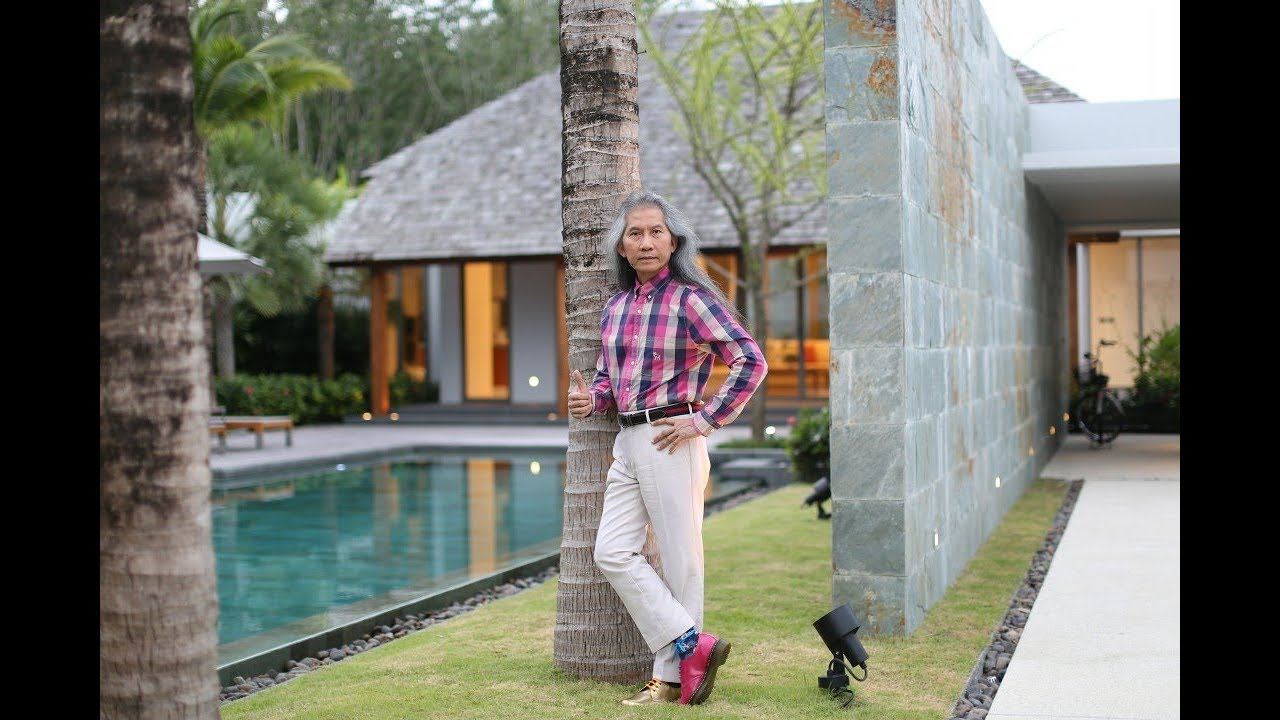
#> input picture 01 - Pixel Stucture and Quality/pic4.jpg, 1280 x 720 px
$ python task1_4.py
#> lines starting #> are read from the running program, lines starting #| are printed output that depends on the picture
import numpy as np
import matplotlib.pyplot as plt
from mpl_toolkits.mplot3d import Axes3D
import cv2 as cv

img = cv.imread("pic4.jpg")
#> img is the input picture: shape (720, 1280, 3); mean B, G, R 108.3, 117.5, 116.7
img = cv.cvtColor(img, cv.COLOR_BGR2GRAY)
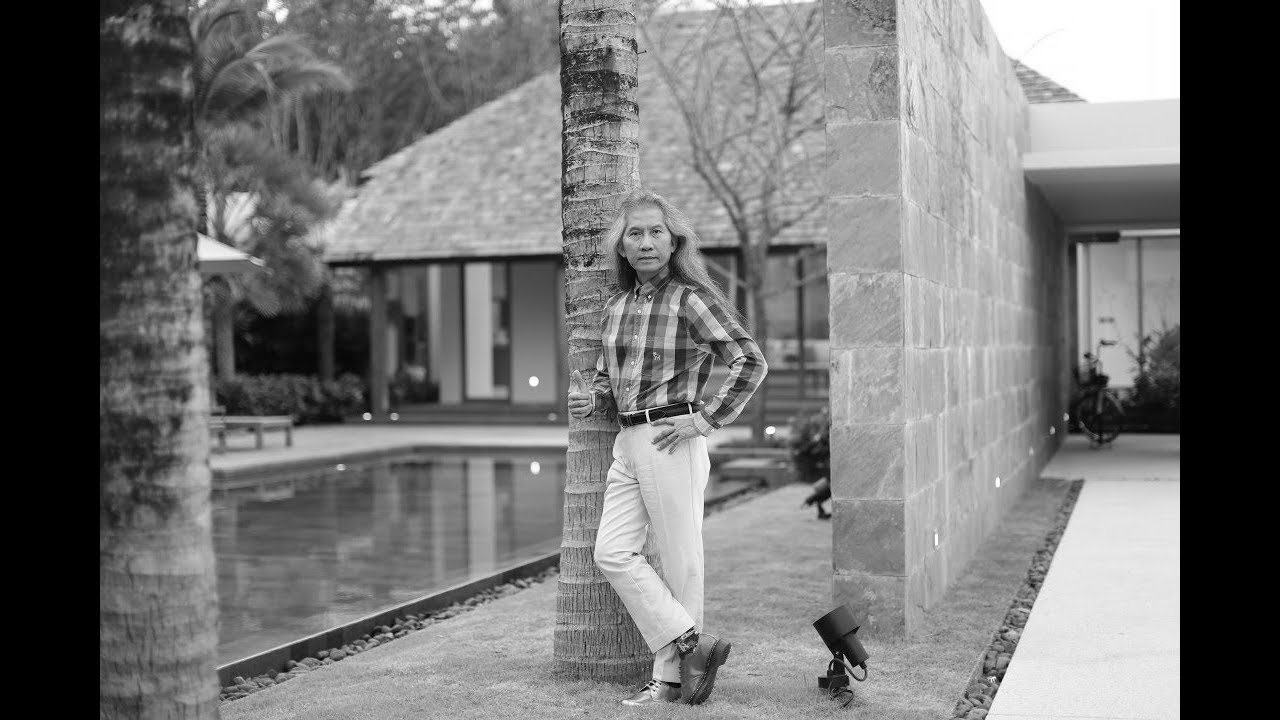
#> img: shape (720, 1280); min 0, max 255, mean 116.2
img = cv.resize(img, (90, 160), interpolation=cv.INTER_AREA)
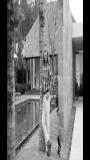
#> img: shape (160, 90); min 0, max 255, mean 116.2


xx, yy = np.mgrid[0:img.shape[0], 0:img.shape[1]]
fig = plt.figure()
#> (the run stopped early here; a loop or call above may not have finished)
